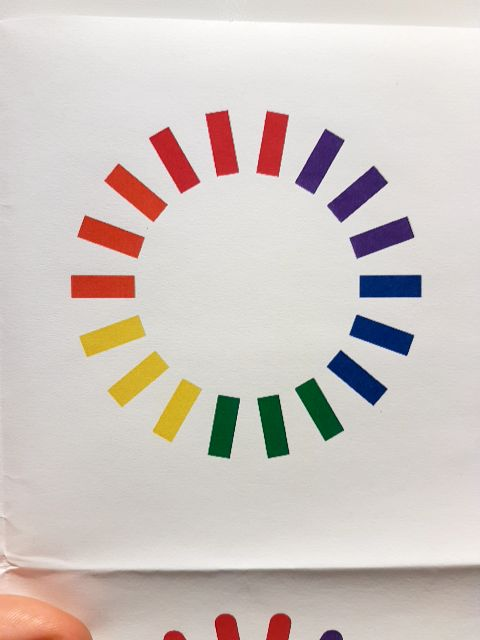
#> input picture tests/test_images/real_test_circle.png, 480 x 640 px
$ python test.py
#> lines starting #> are read from the running program, lines starting #| are printed output that depends on the picture
import numpy
import colorsys
from profilehooks import timecall
# [36 lines of commented-out code are left out]

from PIL import Image

# [53 lines of commented-out code are left out]


def name_to_rgb(name):
    color_ranges_map = {
        'white': (255, 255, 255),
        'black': (0, 0, 0),
        'red': (255, 0, 0),
        'blue': (0, 0, 255),
        'green': (0, 255, 0),
        'yellow': (255, 255, 0),
        'cyan': (0, 255, 255),
        'magenta': (255, 0, 255),
        'orange': (255, 165, 0)
    }
    return color_ranges_map[name]


def generate_color_range_map():
    color_range_map = {}
    color_ranges_map = {
        range(0, 45): 'orange',
        range(45, 80): 'yellow',
        range(80, 150): 'green',
        range(150, 195): 'cyan',
        range(195, 255): 'blue',
        range(255, 315): 'magenta',
        range(315, 360): 'red'
    }

    for color_range in color_ranges_map:
        for value in color_range:
            color_range_map[value] = color_ranges_map[color_range]

    return color_range_map


COLOR_RANGES_MAP = generate_color_range_map()


def get_hue_name(hue):
    """Get the name of a hue.

    Args:
        hue (int): The value of a hue from a HSV tuple.

    Returns:
        str: The color name from the hue value.

    Raises:
        ColorException: If the hue isn't in any color range.
    """

    return COLOR_RANGES_MAP[hue]


def get_color(rgb):
    """Get the name of a color for a RGB value.

    Resolve the human readable names for a RBG value. This method is a great
    speed increase over the `get_most_likely_colors` method, however it assumes
    that the hue is the exact color name and is limited to 16 colors (for now).

    Args:
        rgb (List[int]): The Red, Green, Blue triplet.

    Returns:
        List[str]: The color name from the RGB value.
    """
    hsv = colorsys.rgb_to_hsv(*rgb[0:3])
    hue = int(hsv[0] * 360)
    saturation = hsv[1]
    brightness = hsv[2] / 255

    if brightness < 0.20:
        color = 'black'
    elif saturation < 0.2 and brightness > 0.75:
        color = 'white'
    # elif ((saturation < 0.25 and brightness < 0.40) or
    #       (saturation < 0.15 and brightness < 0.80)):
    #     color = 'grey'
    else:
        color = get_hue_name(hue)

    return [color]


# Create a Primary Colors version of the image
@timecall
def convert_primary(image):
    # Get size
    width, height = image.size

    # Create new Image and a Pixel Map
    new = create_image(width, height)
    pixels = new.load()

    # Transform to primary
    for i in range(width):
        for j in range(height):
            # Get Pixel
            pixel = get_pixel(image, i, j)
            pixels[i, j] = name_to_rgb(get_color(pixel)[0])

            # [23 lines of commented-out code are left out]
    return new


def open_image(path):
#> called with path = 'tests/test_images/real_test_circle.png'
    newImage = Image.open(path)
#> newImage is the input picture: PIL image 480x640 RGB; mean R, G, B 207.7, 198.9, 194.1
    return newImage


# Save Image
def save_image(image, path):
    image.save(path, 'png')


# Create a new image with the given size
def create_image(i, j):
#> called with i = 480, j = 640
    image = Image.new("RGB", (i, j), "white")
#> image: PIL image 480x640 RGB; every value is 255
    return image


# Get the pixel from the given image
def get_pixel(image, i, j):
    # Inside image bounds?
    width, height = image.size
    if i > width or j > height:
        return None

    # Get Pixel
    pixel = image.getpixel((i, j))
    return pixel


original = open_image('tests/test_images/real_test_circle.png')
# Convert to Primary and save
new = convert_primary(original)
#> the loop in convert_primary, `for i in range(width):` made 480 passes
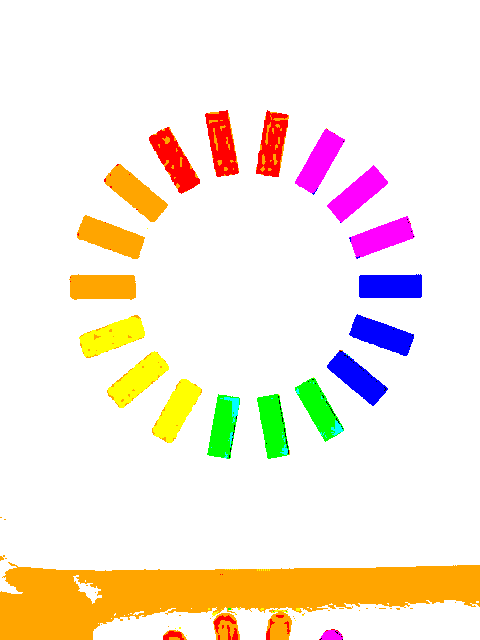
#> new: PIL image 480x640 RGB; mean R, G, B 247.8, 235.5, 220.5
save_image(new, 'images/debug.png')
